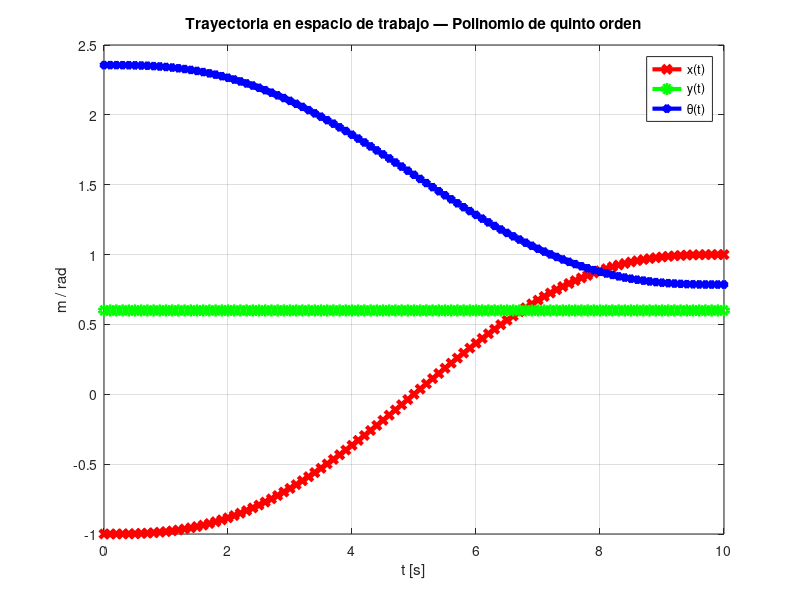
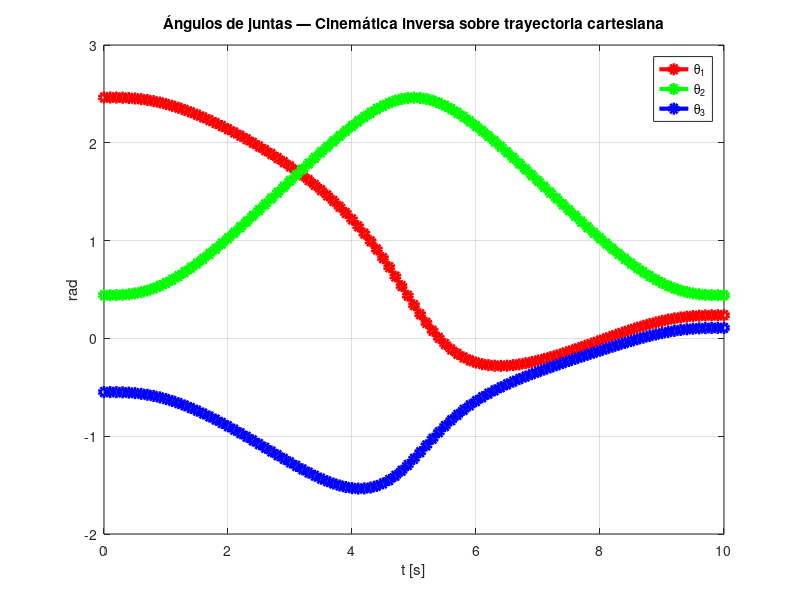

The MATLAB script that drew these images, in order:
%% Parámetros del robot
L1 = 0.45;
L2 = 0.45;
L3 = 0.30;

%% Poses cartesianas — acordes al proyecto
x_in    = -1.0;   y_in    = 0.6;   theta_in  = 3*pi/4;
x_fin   =  1.0;   y_fin   = 0.6;   theta_fin = pi/4;

%% Planificación en espacio de trabajo con polinomio de quinto orden
tf   = 10;
dt = 0.1;
tsim = 0:dt:tf;

N = length(tsim);

x_P         = zeros(1, tf+1);
y_P         = zeros(1, tf+1);
theta_P     = zeros(1, tf+1);
theta_1_tray = zeros(1, tf+1);
theta_2_tray = zeros(1, tf+1);
theta_3_tray = zeros(1, tf+1);

for i = 1:N
    t = (i - 1)*dt;   % t va de 0 a tf
    lambda = (10/tf^3)*t^3 - (15/tf^4)*t^4 + (6/tf^5)*t^5;

    % Interpolación cartesiana con polinomio de quinto orden
    x_P(i)     = x_in     + lambda*(x_fin     - x_in);
    y_P(i)     = y_in     + lambda*(y_fin     - y_in);
    theta_P(i) = theta_in + lambda*(theta_fin - theta_in);

    % Paso 1: Desacoplamiento de la muñeca
    x3 = x_P(i) - L3*cos(theta_P(i));
    y3 = y_P(i) - L3*sin(theta_P(i));

    % Paso 2: Radio efectivo
    r = sqrt(x3^2 + y3^2);

    % Paso 3: Ángulo del codo (θ2) — alineado con el markdown
    beta  = acos(max(-1, min(1, (L1^2 + L2^2 - r^2) / (2*L1*L2))));
    theta_2_tray(i) = pi - beta;

    % Paso 4: Ángulo de la base (θ1)
    alpha = acos(max(-1, min(1, (L1^2 + r^2 - L2^2) / (2*L1*r))));
    psi   = atan2(y3, x3);
    theta_1_tray(i) = psi - alpha;

    % Paso 5: Orientación final (θ3)
    theta_3_tray(i) = theta_P(i) - theta_1_tray(i) - theta_2_tray(i);
end

%% Gráfica — trayectoria cartesiana
figure;
plot(tsim, x_P, 'r-x', 'LineWidth', 3, 'MarkerSize', 6, 'DisplayName', 'x(t)');
hold on;
plot(tsim, y_P, 'g-o', 'LineWidth', 3, 'MarkerSize', 6, 'DisplayName', 'y(t)');
plot(tsim, theta_P, 'b-*', 'LineWidth', 3, 'MarkerSize', 6, 'DisplayName', '\theta(t)');
hold off;
legend
title('Trayectoria en espacio de trabajo — Polinomio de quinto orden')
xlabel('t [s]')
ylabel('m / rad')
grid on;

%% Gráfica — ángulos de juntas resultantes
figure;
plot(tsim, theta_1_tray, 'r-o', 'LineWidth', 3, 'MarkerSize', 6, 'DisplayName', '\theta_1');
hold on;
plot(tsim, theta_2_tray, 'g-o', 'LineWidth', 3, 'MarkerSize', 6, 'DisplayName', '\theta_2');
plot(tsim, theta_3_tray, 'b-o', 'LineWidth', 3, 'MarkerSize', 6, 'DisplayName', '\theta_3');
hold off;
legend
title('Ángulos de juntas — Cinemática inversa sobre trayectoria cartesiana')
xlabel('t [s]')
ylabel('rad')
grid on;
